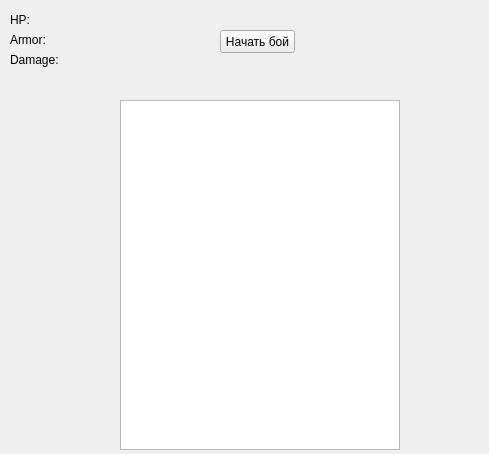
<?xml version="1.0" encoding="UTF-8"?>
<ui version="4.0">
 <class>MainWindow</class>
 <widget class="QMainWindow" name="MainWindow">
  <property name="geometry">
   <rect>
    <x>0</x>
    <y>0</y>
    <width>489</width>
    <height>454</height>
   </rect>
  </property>
  <property name="windowTitle">
   <string>MainWindow</string>
  </property>
  <widget class="QWidget" name="centralwidget">
   <widget class="QLabel" name="HP">
    <property name="geometry">
     <rect>
      <x>10</x>
      <y>10</y>
      <width>80</width>
      <height>20</height>
     </rect>
    </property>
    <property name="text">
     <string>HP: </string>
    </property>
   </widget>
   <widget class="QLabel" name="Damage">
    <property name="geometry">
     <rect>
      <x>10</x>
      <y>50</y>
      <width>80</width>
      <height>20</height>
     </rect>
    </property>
    <property name="text">
     <string>Damage: </string>
    </property>
   </widget>
   <widget class="QLabel" name="Armor">
    <property name="geometry">
     <rect>
      <x>10</x>
      <y>30</y>
      <width>80</width>
      <height>20</height>
     </rect>
    </property>
    <property name="text">
     <string>Armor: </string>
    </property>
   </widget>
   <widget class="QPushButton" name="B_attack">
    <property name="geometry">
     <rect>
      <x>220</x>
      <y>30</y>
      <width>75</width>
      <height>23</height>
     </rect>
    </property>
    <property name="text">
     <string>Начать бой</string>
    </property>
   </widget>
   <widget class="QListWidget" name="logger">
    <property name="geometry">
     <rect>
      <x>120</x>
      <y>100</y>
      <width>280</width>
      <height>350</height>
     </rect>
    </property>
   </widget>
  </widget>
 </widget>
 <resources/>
 <connections/>
</ui>
